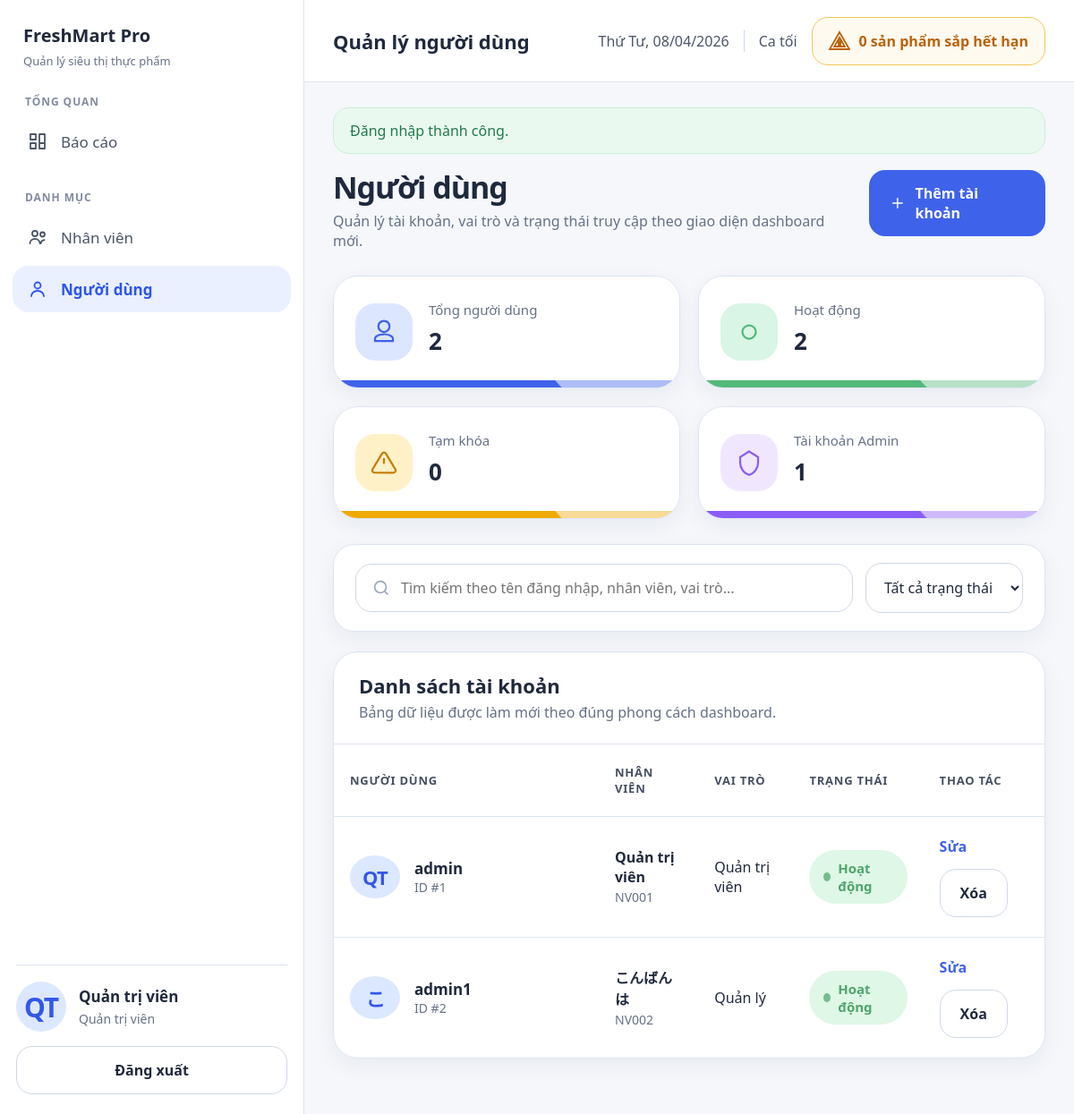
Screenshot of /index.php?c=tai-khoan&a=index (signed in) with the database file from the repository.
### tables this page shows
CREATE TABLE `nhan_vien` (
  `ma_nhan_vien` varchar(20) NOT NULL,
  `ten_nhan_vien` varchar(100) NOT NULL,
  `gioi_tinh` varchar(10) DEFAULT NULL,
  `so_dien_thoai` varchar(15) DEFAULT NULL,
  `email` varchar(100) DEFAULT NULL,
  `dia_chi` varchar(255) DEFAULT NULL,
  `ngay_sinh` date DEFAULT NULL,
  `ma_chuc_vu` varchar(20) DEFAULT NULL
);

CREATE TABLE `chuc_vu` (
  `ma_chuc_vu` varchar(20) NOT NULL,
  `ten_chuc_vu` varchar(100) NOT NULL
);

CREATE TABLE `tai_khoan` (
  `ma_tai_khoan` int(11) NOT NULL,
  `ten_dang_nhap` varchar(50) NOT NULL,
  `password` varchar(255) NOT NULL,
  `trang_thai` enum('HOAT_DONG','VO_HIEU_HOA') DEFAULT 'HOAT_DONG',
  `ma_nhan_vien` varchar(20) DEFAULT NULL,
  `ma_chuc_vu` varchar(20) DEFAULT NULL
);

### controllers/TaiKhoanController.php (called while the page is built, shortened)
<?php
require_once APP_ROOT . '/models/TaiKhoanModel.php';
class TaiKhoanController
{
    private TaiKhoanModel $taiKhoanModel;
    public function __construct()
    {
        $this->taiKhoanModel = new TaiKhoanModel();
    }
    public function index(): void
    {
        $filters = [
            'q' => trim((string) ($_GET['q'] ?? '')),
            'status' => trim((string) ($_GET['status'] ?? 'all')),
        ];
        $accounts = $this->taiKhoanModel->search($filters['q'], $filters['status']);
        render('tai_khoan/index', [
            'pageTitle' => 'Quản lý người dùng',
            'accounts' => $accounts,
            'filters' => $filters,
        ]);
    }
}

### index.php (called while the page is built, shortened)
<?php
require_once realpath(__DIR__ . '/config/app.php');
$route = current_route();
$action = $route['action'];
$controller = new $controllerClass();
$controller->{$action}();

### models/TaiKhoanModel.php (called while the page is built, shortened)
<?php
class TaiKhoanModel
{
    private PDO $pdo;
    public function __construct()
    {
        $this->pdo = db();
    }
    public function search(string $keyword = '', string $status = 'all'): array
    {
        $sql = "SELECT
                    tk.ma_tai_khoan,
                    tk.ten_dang_nhap,
                    tk.trang_thai,
                    tk.ma_nhan_vien,
                    tk.ma_chuc_vu,
                    nv.ten_nhan_vien,
                    cv.ten_chuc_vu
                 FROM tai_khoan tk
                 LEFT JOIN nhan_vien nv ON nv.ma_nhan_vien = tk.ma_nhan_vien
                 LEFT JOIN chuc_vu cv ON cv.ma_chuc_vu = tk.ma_chuc_vu
                 WHERE 1=1";
        $params = [];
        $sql .= " ORDER BY tk.ma_tai_khoan ASC";
        $statement = $this->pdo->prepare($sql);
        $statement->execute($params);
        return $statement->fetchAll();
    }
}

### config/database.php (called while the page is built, shortened)
<?php
function db()
{
    static $pdo = null;
    if ($pdo === null) {
        $dsn = 'mysql:host=' . DB_HOST . ';port=' . DB_PORT
             . ';dbname=' . DB_NAME . ';charset=' . DB_CHARSET;
        try {
            $pdo = new PDO($dsn, DB_USER, DB_PASS, [
                PDO::ATTR_ERRMODE            => PDO::ERRMODE_EXCEPTION,
                PDO::ATTR_DEFAULT_FETCH_MODE => PDO::FETCH_ASSOC,
                PDO::ATTR_EMULATE_PREPARES   => false,
            ]);
        } catch (PDOException $e) {
            die('Lỗi kết nối CSDL: ' . $e->getMessage());
        }
    }
    return $pdo;
}

### views/tai_khoan/index.php (the view, shortened to what this page needs)
<?php
$accounts = $accounts ?? [];
$filters = $filters ?? ['q' => '', 'status' => 'all'];
$totalAccounts = count($accounts);
$activeAccounts = count(array_filter($accounts, static fn(array $account): bool => ($account['trang_thai'] ?? '') === 'HOAT_DONG'));
$disabledAccounts = max(0, $totalAccounts - $activeAccounts);
$adminAccounts = count(array_filter($accounts, static fn(array $account): bool => ($account['ma_chuc_vu'] ?? '') === 'ADMIN'));
?>
<section class="page-hero">
    <div>
        <h1>Người dùng</h1>
        <p>Quản lý tài khoản, vai trò và trạng thái truy cập theo giao diện dashboard mới.</p>
    </div>
    <div class="page-actions">
        <a class="button" href="<?= e(url_for('tai-khoan', 'form')) ?>">
            <svg viewBox="0 0 24 24" aria-hidden="true"><path d="M12 5v14M5 12h14"/></svg>
            Thêm tài khoản
        </a>
    </div>
</section>
<section class="stat-overview stat-overview--compact">
    <article class="stat-card tone-blue">
        <span class="stat-card__icon"><svg viewBox="0 0 24 24" aria-hidden="true"><path d="M12 12a5 5 0 1 0-5-5 5 5 0 0 0 5 5zm0 2c-4.42 0-8 1.79-8 4v2h16v-2c0-2.21-3.58-4-8-4z"/></svg></span>
        <div class="stat-card__content"><span class="stat-card__label">Tổng người dùng</span><strong class="stat-card__value"><?= e((string) $totalAccounts) ?></strong></div>
        <span class="stat-card__accent"></span>
    </article>
    <article class="stat-card tone-green">
        <span class="stat-card__icon"><svg viewBox="0 0 24 24" aria-hidden="true"><circle cx="12" cy="12" r="6"/></svg></span>
        <div class="stat-card__content"><span class="stat-card__label">Hoạt động</span><strong class="stat-card__value"><?= e((string) $activeAccounts) ?></strong></div>
        <span class="stat-card__accent"></span>
    </article>
    <article class="stat-card tone-amber">
        <span class="stat-card__icon"><svg viewBox="0 0 24 24" aria-hidden="true"><path d="M12 8v5m0 4h.01"/><path d="M10.29 3.86 1.82 18a2 2 0 0 0 1.71 3h16.94a2 2 0 0 0 1.71-3L13.71 3.86a2 2 0 0 0-3.42 0z"/></svg></span>
        <div class="stat-card__content"><span class="stat-card__label">Tạm khóa</span><strong class="stat-card__value"><?= e((string) $disabledAccounts) ?></strong></div>
        <span class="stat-card__accent"></span>
    </article>
    <article class="stat-card tone-violet">
        <span class="stat-card__icon"><svg viewBox="0 0 24 24" aria-hidden="true"><path d="M12 2 4 7v5c0 5 3.4 9.74 8 11 4.6-1.26 8-6 8-11V7l-8-5z"/></svg></span>
        <div class="stat-card__content"><span class="stat-card__label">Tài khoản Admin</span><strong class="stat-card__value"><?= e((string) $adminAccounts) ?></strong></div>
        <span class="stat-card__accent"></span>
    </article>
</section>
<section class="search-toolbar">
    <form class="search-toolbar__main">
        <div class="search-box">
            <svg viewBox="0 0 24 24" aria-hidden="true"><circle cx="11" cy="11" r="7"/><path d="m20 20-3.5-3.5"/></svg>
            <input type="text" name="q" id="search-q-account" value="<?= e($filters['q'] ?? '') ?>" placeholder="Tìm kiếm theo tên đăng nhập, nhân viên, vai trò..."
                   hx-get="<?= e(url_for('tai-khoan', 'index')) ?>"
                   hx-trigger="keyup changed delay:400ms"
                   hx-target="#table-container"
                   hx-select="#table-container"
                   hx-include="#filter-status-account"
                   hx-push-url="true">
        </div>
    </form>
    <form class="search-toolbar__filters">
        <select name="status" id="filter-status-account"
            hx-get="<?= e(url_for('tai-khoan', 'index')) ?>"
            hx-trigger="change"
            hx-target="#table-container"
            hx-select="#table-container"
            hx-include="#search-q-account"
            hx-push-url="true">
            <option value="all" <?= ($filters['status'] ?? 'all') === 'all' ? 'selected' : '' ?>>Tất cả trạng thái</option>
        </select>
    </form>
</section>
<div id="table-container">
<section class="table-card table-card--flush">
    <div class="table-card__header">
        <div>
            <h3>Danh sách tài khoản</h3>
            <p class="section-subtitle">Bảng dữ liệu được làm mới theo đúng phong cách dashboard.</p>
        </div>
    </div>
    <?php if ($accounts === []): ?>
        <div class="empty-state" style="margin: 24px;">Không tìm thấy tài khoản phù hợp với bộ lọc hiện tại.</div>
    <?php else: ?>
        <div class="table-wrap">
            <table>
                <thead>
                    <tr>
                        <th>Người dùng</th>
                        <th>Nhân viên</th>
                        <th>Vai trò</th>
                        <th>Trạng thái</th>
                        <th>Thao tác</th>
                    </tr>
                </thead>
                <tbody>
                    <?php foreach ($accounts as $account): ?>
                        <?php $statusCode = (string) ($account['trang_thai'] ?? ''); ?>
                        <tr>
                            <td>
                                <div class="table-person">
                                    <span class="avatar-circle"><?= e(user_initials($account['ten_nhan_vien'] ?? $account['ten_dang_nhap'] ?? '')) ?></span>
                                    <div>
                                        <div class="table-person__name"><?= e($account['ten_dang_nhap']) ?></div>
                                        <div class="table-person__meta">ID #<?= e((string) $account['ma_tai_khoan']) ?></div>
                                    </div>
                                </div>
                            </td>
                            <td>
                                <strong><?= e($account['ten_nhan_vien'] ?? 'Chưa gán') ?></strong><br>
                                <span class="meta-text"><?= e($account['ma_nhan_vien'] ?? '') ?></span>
                            </td>
                            <td><?= e($account['ten_chuc_vu'] ?? $account['ma_chuc_vu'] ?? '') ?></td>
                            <td><span class="badge badge--<?= e(badge_tone($statusCode)) ?>"><?= e(status_label($statusCode)) ?></span></td>
                            <td>
                                <div class="inline-actions">
                                    <a class="text-link" href="<?= e(url_for('tai-khoan', 'form', ['id' => $account['ma_tai_khoan']])) ?>">Sửa</a>
                                    <button type="button" class="button button--ghost" onclick="deleteAccount(this, <?= e((string) $account['ma_tai_khoan']) ?>)">Xóa</button>
                                </div>
                            </td>
                        </tr>
                    <?php endforeach; ?>
                </tbody>
            </table>
        </div>
    <?php endif; ?>
</section>
</div>

### views/layout/header.php (shortened to what this page needs)
<!DOCTYPE html>
<html lang="vi">
<head>
    <link rel="stylesheet" href="<?= e(asset_url('css/style.css')) ?>?v=<?= e(APP_VERSION) ?>">
    <link rel="stylesheet" href="<?= e(asset_url('css/smooth.css')) ?>?v=<?= e(APP_VERSION) ?>">
</head>
<body hx-boost="true">
    <div class="app-shell<?= $hideNav ? ' app-shell--auth' : '' ?>">
        <?php if (!$hideNav && $currentUser): ?>
            <aside class="sidebar">
                <div class="brand">
                    <h1>FreshMart Pro</h1>
                    <p>Quản lý siêu thị thực phẩm</p>
                </div>
                <nav class="sidebar__nav">
                    <div class="sidebar__section">
                        <span class="sidebar__section-label">Tổng quan</span>
                        <a class="nav-link <?= $route['controller'] === 'bao-cao' ? 'is-active' : '' ?>" href="<?= e(url_for('bao-cao', 'index')) ?>">
                            <span class="nav-link__icon">
                                <svg viewBox="0 0 24 24" aria-hidden="true"><path d="M4 4h6v6H4zm10 0h6v10h-6zM4 14h6v6H4zm10 0h6v6h-6z"/></svg>
                            </span>
                            <span>Báo cáo</span>
                        </a>
                    </div>
                    <div class="sidebar__section">
                        <span class="sidebar__section-label">Danh mục</span>
                        <?php if (can_access('nhan-vien')): ?>
                            <a class="nav-link <?= $route['controller'] === 'nhan-vien' ? 'is-active' : '' ?>" href="<?= e(url_for('nhan-vien', 'index')) ?>">
                                <span class="nav-link__icon">
                                    <svg viewBox="0 0 24 24" aria-hidden="true"><circle cx="9" cy="8" r="3"/><path d="M3.5 19c0-2.8 2.4-5 5.5-5s5.5 2.2 5.5 5"/><circle cx="17.5" cy="9" r="2.5"/><path d="M15.5 19c.3-2 1.9-3.5 4-3.9"/></svg>
                                </span>
                                <span>Nhân viên</span>
                            </a>
                        <?php endif; ?>
                        <?php if (can_access('tai-khoan')): ?>
                            <a class="nav-link <?= $route['controller'] === 'tai-khoan' ? 'is-active' : '' ?>" href="<?= e(url_for('tai-khoan', 'index')) ?>">
                                <span class="nav-link__icon">
                                    <svg viewBox="0 0 24 24" aria-hidden="true"><circle cx="12" cy="8" r="3.5"/><path d="M5 20c0-3.3 3.1-6 7-6s7 2.7 7 6"/></svg>
                                </span>
                                <span>Người dùng</span>
                            </a>
                        <?php endif; ?>
                    </div>
                </nav>
                <div class="sidebar__footer">
                    <div class="profile-card">
                        <div class="profile-card__avatar"><?= e(user_initials($currentUser['ten_nhan_vien'] ?? $currentUser['ten_dang_nhap'] ?? '')) ?></div>
                        <div>
                            <strong><?= e($currentUser['ten_nhan_vien'] ?? $currentUser['ten_dang_nhap'] ?? 'Người dùng') ?></strong>
                            <span><?= e($currentUser['ten_chuc_vu'] ?? $currentUser['ma_chuc_vu'] ?? '') ?></span>
                        </div>
                    </div>
                    <a class="button button--ghost button--full" href="<?= e(url_for('auth', 'logout')) ?>">Đăng xuất</a>
                </div>
            </aside>
        <?php endif; ?>
        <main class="content">
            <?php if (!$hideNav && $currentUser): ?>
                <header class="topbar">
                    <div class="topbar__title"><?= e($route['controller'] === 'bao-cao' ? 'Báo cáo tổng quan' : $pageTitle) ?></div>
                    <div class="topbar__meta">
                        <span><?= e(app_date_label()) ?></span>
                        <span><?= e(current_shift_label()) ?></span>
                        <span class="topbar__alert">
                            <svg viewBox="0 0 24 24" aria-hidden="true"><path d="M12 2 1 21h22L12 2zm0 5.75 5.74 10.25H6.26L12 7.75zM11 10h2v4h-2zm0 5h2v2h-2z"/></svg>
                            <?= e((string) expiring_product_count()) ?> sản phẩm sắp hết hạn
                        </span>
                    </div>
                </header>
            <?php endif; ?>
            <div class="content__inner">
            <?php foreach ($flashes as $flashMessage): ?>
                <div class="alert alert--<?= e($flashMessage['type']) ?>">
                    <?= e($flashMessage['message']) ?>
                </div>
            <?php endforeach; ?>

### assets/css/smooth.css (style rules this page uses)
.button, button, .nav-link { transition: all 0.25s cubic-bezier(0.16, 1, 0.3, 1) !important; }
tbody tr { transition: background-color 0.25s ease, transform 0.20s ease !important; }
.content__inner { animation: fadeUp 0.35s ease-out forwards; }

### rows the page displays
nhan_vien: ten_nhan_vien "QT", ten_nhan_vien "Quản trị viên"
chuc_vu: ten_chuc_vu "Quản trị viên"
tai_khoan: ma_nhan_vien.ten_nhan_vien "QT", ten_dang_nhap "admin", ma_tai_khoan "1", ma_nhan_vien.ten_nhan_vien "Quản trị viên", ma_nhan_vien "NV001", ma_chuc_vu.ten_chuc_vu "Quản trị viên", trang_thai "Hoạt động"
tai_khoan: ma_nhan_vien.ten_nhan_vien "こ", ten_dang_nhap "admin1", ma_tai_khoan "2", ma_nhan_vien.ten_nhan_vien "こんばんは", ma_nhan_vien "NV002", ma_chuc_vu.ten_chuc_vu "Quản lý", trang_thai "Hoạt động"

### other values shown
$route['controller'] === 'bao-cao' ? 'Báo cáo tổng quan' : $pageTitle "Quản lý người dùng"
app_date_label() "Thứ Tư, 08/04/2026"
current_shift_label() "Ca tối"
expiring_product_count() "0"
$flashMessage['message'] "Đăng nhập thành công."
$totalAccounts "2"
$activeAccounts "2"
$disabledAccounts "0"
$adminAccounts "1"
